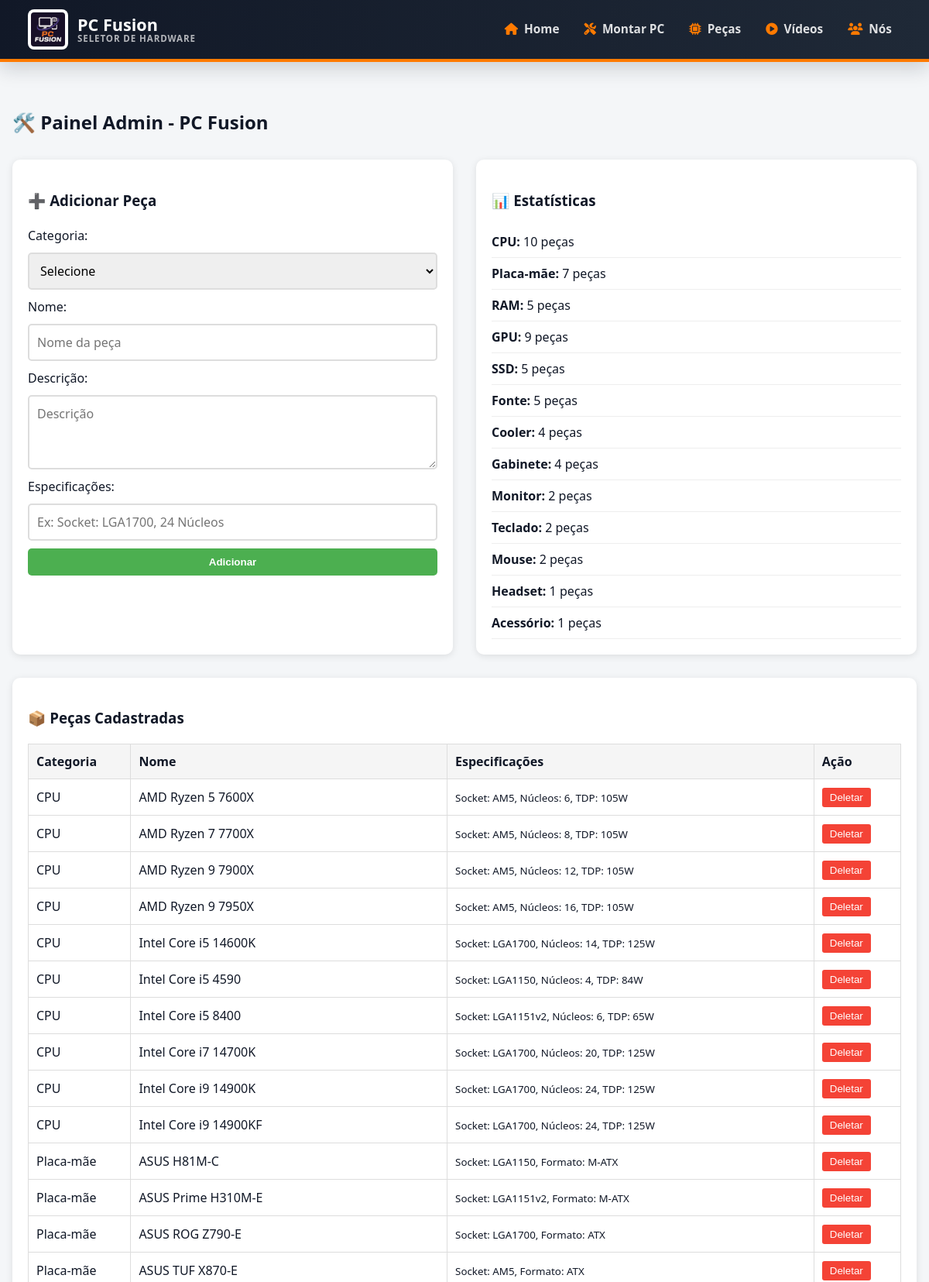
/admin.php (signed in, upper part), run on the app's committed database.
### tables this page shows
CREATE TABLE IF NOT EXISTS `pecas` (
  `id` INT PRIMARY KEY AUTO_INCREMENT,
  `categoria_id` INT NOT NULL,
  `nome` VARCHAR(150) NOT NULL,
  `descricao` TEXT,
  `especificacoes` TEXT,
  `data_criacao` TIMESTAMP DEFAULT CURRENT_TIMESTAMP,
  FOREIGN KEY (categoria_id) REFERENCES categorias(id)
);

CREATE TABLE IF NOT EXISTS `categorias` (
  `id` INT PRIMARY KEY AUTO_INCREMENT,
  `nome` VARCHAR(100) NOT NULL,
  `descricao` TEXT,
  `ordem` INT DEFAULT 0
);

### admin.php (the view, shortened to what this page needs)
<?php
require_once 'config.php';
    ?>
    <?php
$pecas = [];
$result = $conn->query("SELECT p.*, c.nome as categoria_nome FROM pecas p JOIN categorias c ON p.categoria_id = c.id ORDER BY c.ordem, p.nome");
while($row = $result->fetch_assoc()) {
    $pecas[] = $row;
}
include 'header.php';
?>
<main class="admin-page">
    <h2>🛠️ Painel Admin - PC Fusion</h2>
    <div class="admin-grid">
        <div class="admin-panel">
            <h3>➕ Adicionar Peça</h3>
            <form method="POST" class="admin-form">
                <label>Categoria:</label>
                <select name="categoria_id" required>
                    <option value="">Selecione</option>
                </select>
                <label>Nome:</label>
                <input type="text" name="nome" placeholder="Nome da peça" required>
                <label>Descrição:</label>
                <textarea name="descricao" placeholder="Descrição"></textarea>
                <label>Especificações:</label>
                <input type="text" name="especificacoes" placeholder="Ex: Socket: LGA1700, 24 Núcleos">
                <button type="submit" class="admin-submit">Adicionar</button>
            </form>
        </div>
        <div class="admin-panel">
            <h3>📊 Estatísticas</h3>
            <?php
            $stats_query = "SELECT c.nome, COUNT(p.id) as total FROM categorias c LEFT JOIN pecas p ON c.id = p.categoria_id GROUP BY c.id ORDER BY c.ordem";
            $stats_result = $conn->query($stats_query);
            ?>
            <ul class="admin-stats">
                <?php while($stat = $stats_result->fetch_assoc()): ?>
                <li>
                    <strong><?php echo htmlspecialchars($stat['nome']); ?>:</strong> <?php echo $stat['total']; ?> peças
                </li>
                <?php endwhile; ?>
            </ul>
        </div>
    </div>
    <div class="admin-panel admin-table-panel">
        <h3>📦 Peças Cadastradas</h3>
        <?php if(count($pecas) > 0): ?>
        <div class="admin-table-wrap">
        <table class="admin-table">
            <tr>
                <td>Categoria</td>
                <td>Nome</td>
                <td>Especificações</td>
                <td>Ação</td>
            </tr>
            <?php foreach($pecas as $peca): ?>
            <tr>
                <td><?php echo htmlspecialchars($peca['categoria_nome']); ?></td>
                <td><?php echo htmlspecialchars($peca['nome']); ?></td>
                <td>
                    <small><?php echo htmlspecialchars(substr($peca['especificacoes'] ?? '', 0, 50)); ?></small>
                </td>
                <td>
                    <form method="POST" style="display: inline;">
                        <button type="submit" onclick="return confirm('Confirmar deleção?');" class="admin-delete">Deletar</button>
                    </form>
                </td>
            </tr>
            <?php endforeach; ?>
        </table>
        </div>
        <?php else: ?>
        <p>Nenhuma peça cadastrada.</p>
        <?php endif; ?>
    </div>
</main>
<?php include 'footer.php'; ?>

### style.css (style rules this page uses)
:root { --page-bg: #f4f6f8; --surface: #ffffff; --ink: #111827; --muted: #64748b; --line: #dbe3ec; --orange: #ff7a00; --orange-dark: #d85f00; --blue: #0066ff; --shadow: 0 14px 34px rgba(15, 23, 42, 0.08); }
* { box-sizing: border-box; }
html { overflow-x: hidden; }
body { margin: 0; background: var(--page-bg); color: var(--ink); font-family: "Segoe UI", Arial, sans-serif; line-height: 1.5; overflow-x: hidden; }
.admin-page { width: min(1200px, calc(100% - 32px)); margin: 40px auto; padding: 20px 0; }
.admin-page h2 { margin-top: 0; }
.admin-grid { display: grid; grid-template-columns: repeat(2, minmax(0, 1fr)); gap: 30px; margin-top: 30px; }
.admin-panel { padding: 20px; border-radius: 10px; background: #fff; box-shadow: 0 2px 10px rgba(0, 0, 0, 0.1); }
.admin-form { display: flex; flex-direction: column; gap: 10px; }
.admin-form select, .admin-form textarea, .admin-form input { width: 100%; padding: 10px; border: 2px solid #ddd; border-radius: 5px; font: inherit; }
.admin-form textarea { min-height: 96px; resize: vertical; }
.admin-submit { padding: 10px; border: 0; border-radius: 5px; background: #4caf50; color: #fff; font-weight: 600; cursor: pointer; }
.admin-stats { margin: 0; padding: 0; list-style: none; }
.admin-stats li { padding: 8px 0; border-bottom: 1px solid #eee; }
.admin-table-panel { margin-top: 30px; }
.admin-table-wrap { overflow-x: auto; }
.admin-table { width: 100%; min-width: 680px; border-collapse: collapse; }
.admin-table tr:first-child { background: #f5f5f5; font-weight: 600; }
.admin-table td { padding: 10px; border: 1px solid #ddd; }
.admin-delete { padding: 5px 10px; border: 0; border-radius: 3px; background: #f44336; color: #fff; cursor: pointer; }

### menu.css (style rules this page uses)
:root { --nav-bg: #111827; --nav-bg-2: #1f2937; --nav-text: #ffffff; --nav-muted: rgba(255, 255, 255, 0.68); --nav-line: rgba(255, 255, 255, 0.12); --nav-orange: #ff7a00; --nav-blue: #1976ff; }

### data on the page
pecas: categoria.nome "CPU", nome "AMD Ryzen 5 7600X", especificacoes "Socket: AM5, Núcleos: 6, TDP: 105W"
pecas: categoria.nome "CPU", nome "AMD Ryzen 7 7700X", especificacoes "Socket: AM5, Núcleos: 8, TDP: 105W"
pecas: categoria.nome "CPU", nome "AMD Ryzen 9 7900X", especificacoes "Socket: AM5, Núcleos: 12, TDP: 105W"
pecas: categoria.nome "CPU", nome "AMD Ryzen 9 7950X", especificacoes "Socket: AM5, Núcleos: 16, TDP: 105W"
pecas: categoria.nome "CPU", nome "Intel Core i5 14600K", especificacoes "Socket: LGA1700, Núcleos: 14, TDP: 125W"
pecas: categoria.nome "CPU", nome "Intel Core i5 4590", especificacoes "Socket: LGA1150, Núcleos: 4, TDP: 84W"
pecas: categoria.nome "CPU", nome "Intel Core i5 8400", especificacoes "Socket: LGA1151v2, Núcleos: 6, TDP: 65W"
pecas: categoria.nome "CPU", nome "Intel Core i7 14700K", especificacoes "Socket: LGA1700, Núcleos: 20, TDP: 125W"
pecas: categoria.nome "CPU", nome "Intel Core i9 14900K", especificacoes "Socket: LGA1700, Núcleos: 24, TDP: 125W"
pecas: categoria.nome "CPU", nome "Intel Core i9 14900KF", especificacoes "Socket: LGA1700, Núcleos: 24, TDP: 125W"
pecas: categoria.nome "Placa-mãe", nome "ASUS H81M-C", especificacoes "Socket: LGA1150, Formato: M-ATX"
pecas: categoria.nome "Placa-mãe", nome "ASUS Prime H310M-E", especificacoes "Socket: LGA1151v2, Formato: M-ATX"
pecas: categoria.nome "Placa-mãe", nome "ASUS ROG Z790-E", especificacoes "Socket: LGA1700, Formato: ATX"
pecas: categoria.nome "Placa-mãe", nome "ASUS TUF X870-E", especificacoes "Socket: AM5, Formato: ATX"

### other printed values
$item['label'] "Home"
$item['label'] "Montar PC"
$item['label'] "Peças"
$item['label'] "Vídeos"
$item['label'] "Nós"
$stat['nome'] "CPU"
$stat['total'] "10"
$stat['nome'] "Placa-mãe"
$stat['total'] "7"
$stat['nome'] "RAM"
$stat['total'] "5"
$stat['nome'] "GPU"
$stat['total'] "9"
$stat['nome'] "SSD"
$stat['nome'] "Fonte"
